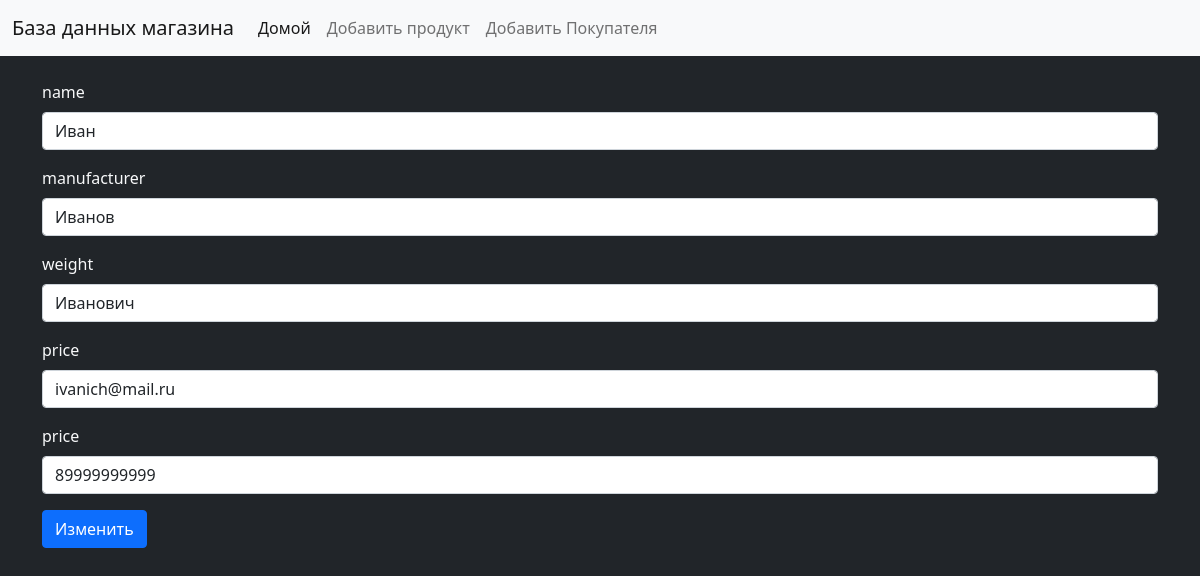
The app's page /change_costumer/1 with its own data.
### Shop/models.py (models this page shows, shortened)
class Client(models.Model):
    first_name = models.CharField(max_length=255)
    last_name = models.CharField(max_length=255)
    middle_name = models.CharField(max_length=255)
    email = models.EmailField(max_length=255)
    phone_number = models.CharField(max_length=20)

### Shop/views.py (the view)
# urls.py: path('change_costumer/<int:pk>', views.edit_costumer, name='change')
def edit_costumer(request, pk):
    costumer = get_object_or_404(Client, pk=pk)
    if request.method == 'POST':
        form = CostumerForm(request.POST, instance=costumer)
        if form.is_valid():
            form.save()
            return HttpResponseRedirect(reverse('Shop:home'))
    else:
        form = CostumerForm(instance=costumer)
    return render(request, 'Shop/change_costumer.html', {'form': form})

### Shop/forms.py
class CostumerForm(ModelForm):
    class Meta:
        model = Client
        fields = ['first_name', 'last_name', 'middle_name', 'email', 'phone_number']
        widgets = {
            'first_name': TextInput(attrs={
                'class': 'form-control'
            }),
            'last_name': TextInput(attrs={
                'class': 'form-control'
            }),
            'middle_name': TextInput(attrs={
                'class': 'form-control'
            }),
            'email': TextInput(attrs={
                'class': 'form-control'
            }),
            'phone_number': TextInput(attrs={
                'class': 'form-control'
            })
        }

### Shop/templates/Shop/change_costumer.html (shortened to what this page needs)
{% extends 'Shop/base.html' %}
{% block content %}
    <form method="post" class="container text-light mt-4">
        <div class="mb-3">
            <label class="form-label">name</label>
            {{ form.first_name }}
        </div>
        <div class="mb-3">
            <label class="form-label">manufacturer</label>
            {{ form.last_name }}
        </div>
        <div class="mb-3">
            <label class="form-label">weight</label>
            {{ form.middle_name }}
        </div>
        <div class="mb-3">
            <label class="form-label">price</label>
            {{ form.email }}
        </div>
        <div class="mb-3">
            <label class="form-label">price</label>
            {{ form.phone_number }}
        </div>
        <button type="submit" class="btn btn-primary">Изменить</button>
    </form>
{% endblock %}

### records on screen
Client: first_name "Иван", last_name "Иванов", middle_name "Иванович", email "ivanich@mail.ru", phone_number "89999999999"
